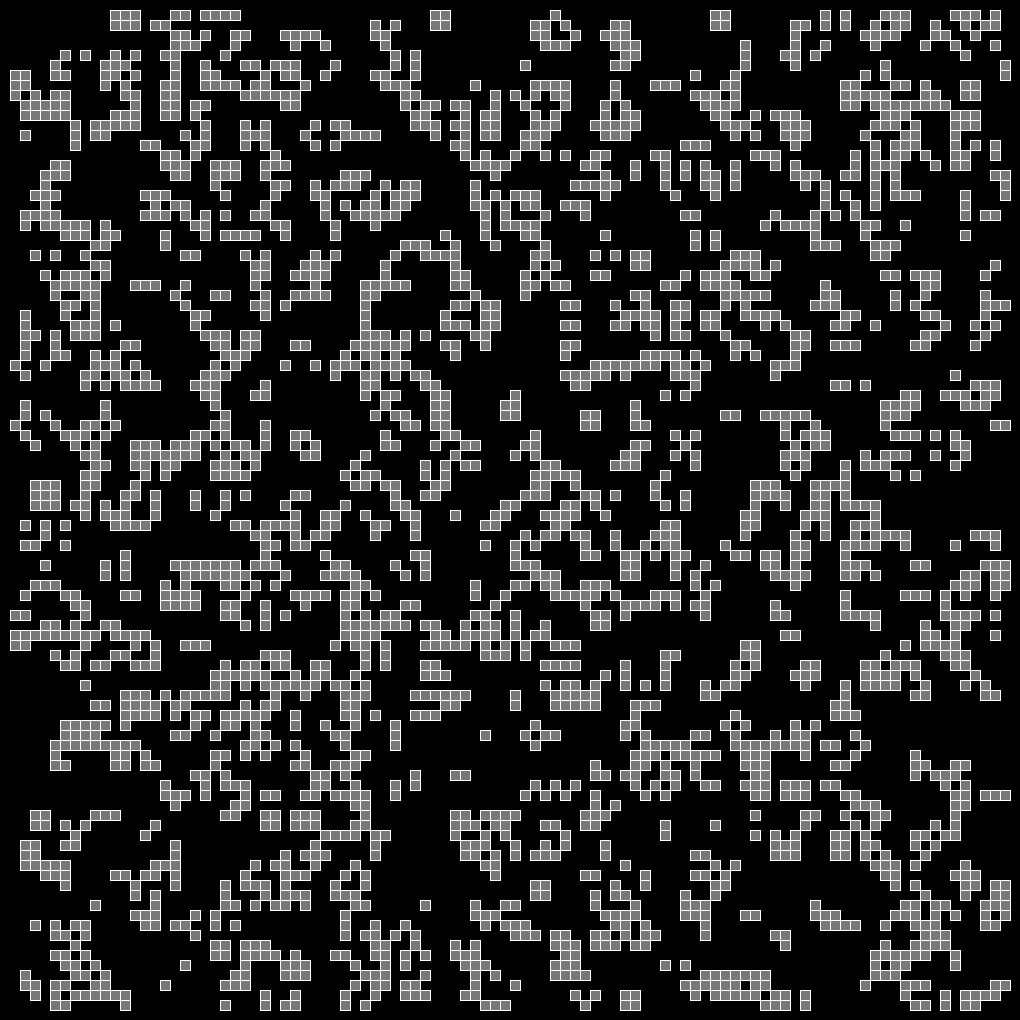
Frame 1 (no input)
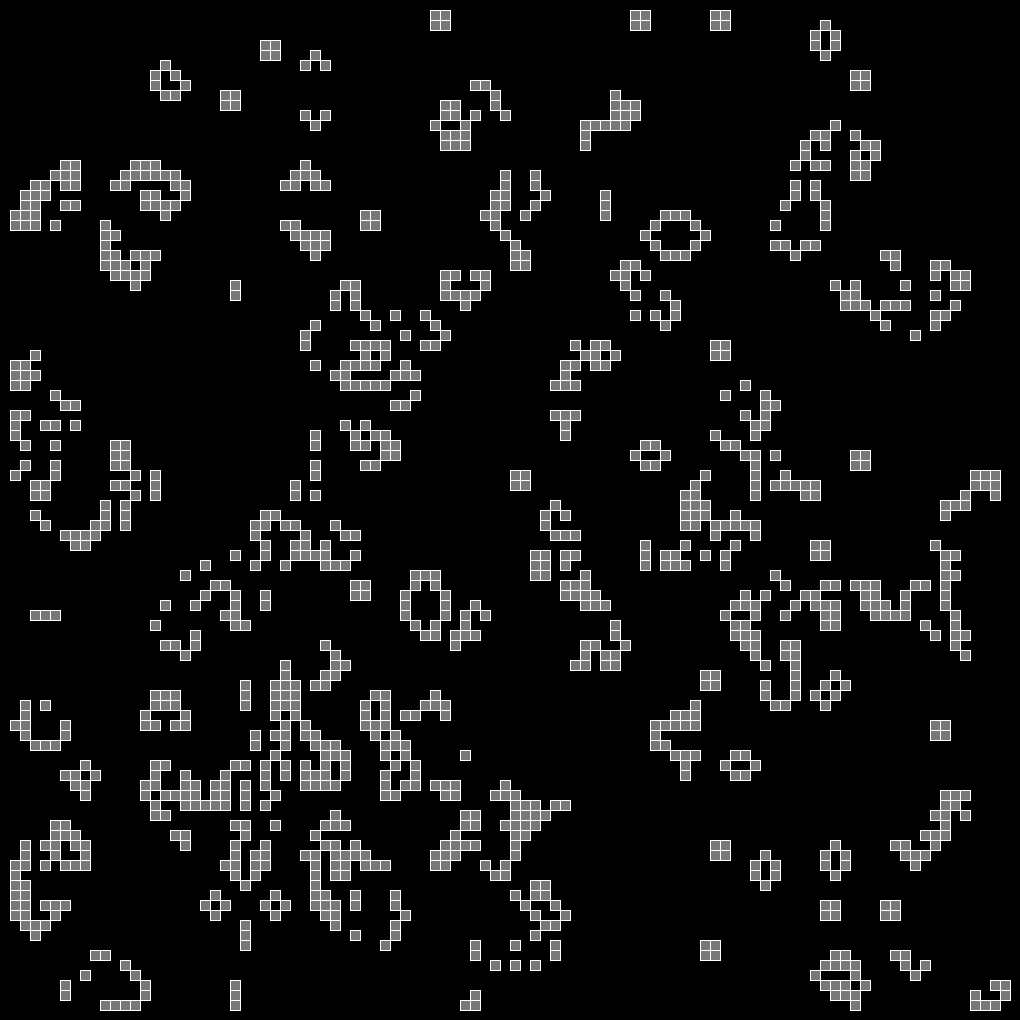
Frame 60 (the mouse pressed at the canvas centre just before this capture)
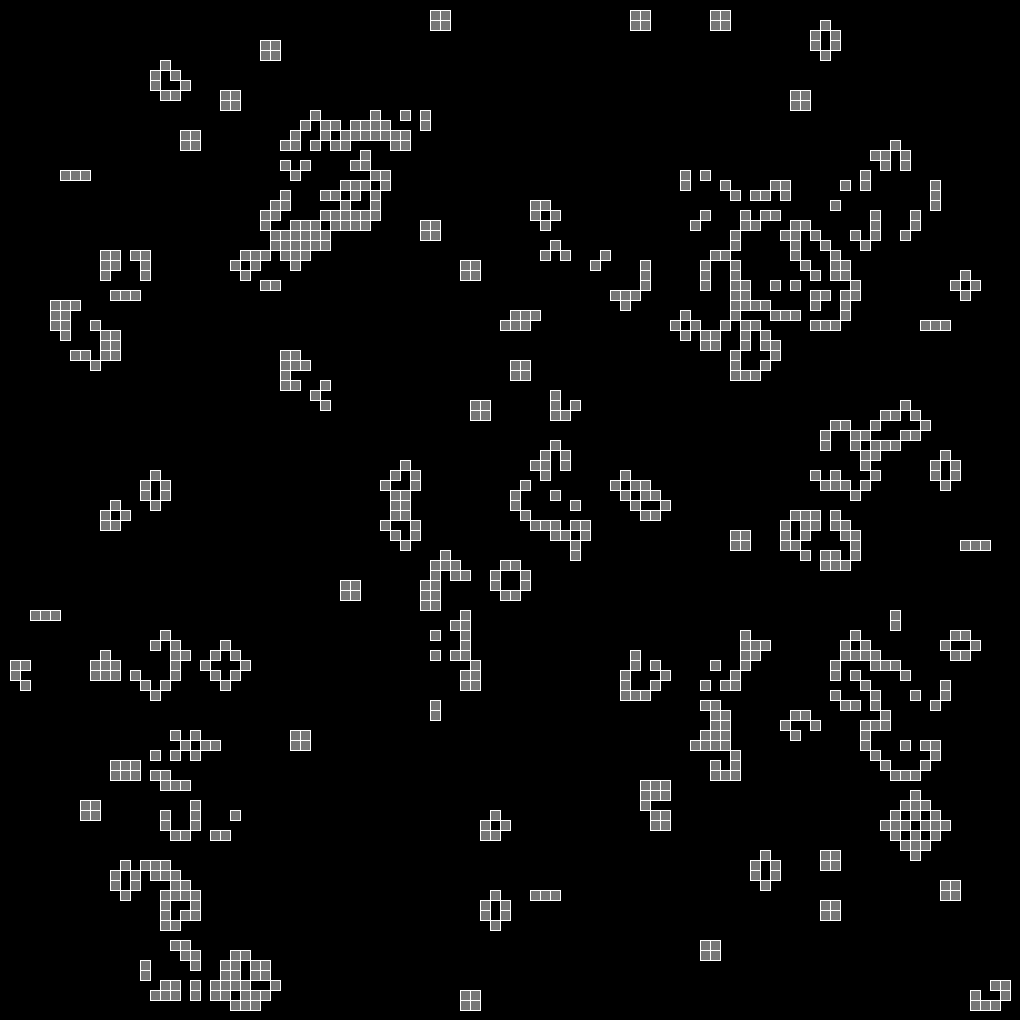
Frame 120 (the mouse held since frame 60 and released just before this capture)

The Processing sketch that drew these frames (run headless with seeded random() and noise(); from frame 60 on, the mouse is pressed at the canvas centre):

// Processing sketch: Game_of_life
// ── Game_of_life.pde
int lenght = 100;

void setup()
{
  size(1020, 1020);
  stroke(255);
  fill(120);
  initializare();
  frameRate(30);
}

int[][] board = new int[lenght + 2][lenght + 2];
int[][] neighbours = new int[lenght + 2][lenght + 2];

void initializare()
{
  int i, j;
  for (i = 1; i <= lenght; i++)
    for (j = 1; j <= lenght; j++)
      if ((int)random(4) == 1)
        board[i][j] = 1;
      else
        board[i][j] = 0;
}

void paint()
{
  int i, j;
  for (i = 1; i <= lenght; i++)
    for (j = 1; j <= lenght; j++)
      if (board[i][j] == 1)
        rect(i * 10, j * 10, 10, 10);
}

void shift()
{
  int i, j;
  for (i = 1; i <= lenght; i++)
    for (j = 1; j <= lenght; j++)
      board[i][j] = neighbours[i][j];
}

void compute()
{
  int i, j;
  for (i = 1; i <= lenght; i++)
    for (j = 1; j <= lenght; j++)
    {
      neighbours[i][j] = board[i - 1][j - 1] + board[i - 1][j] + board[i - 1][j + 1] + board[i][j + 1] + board[i + 1][j + 1] + board[i + 1][j] + board[i + 1][j - 1] + board[i][j - 1];
      if ((board[i][j] == 1 && (neighbours[i][j] == 2 || neighbours[i][j] == 3)) || (board[i][j] == 0 && neighbours[i][j] == 3))
        neighbours[i][j] = 1;
      else
        neighbours[i][j] = 0;
    }
  shift();
}

void draw()
{
  background(0);
  compute();
  paint();
}
